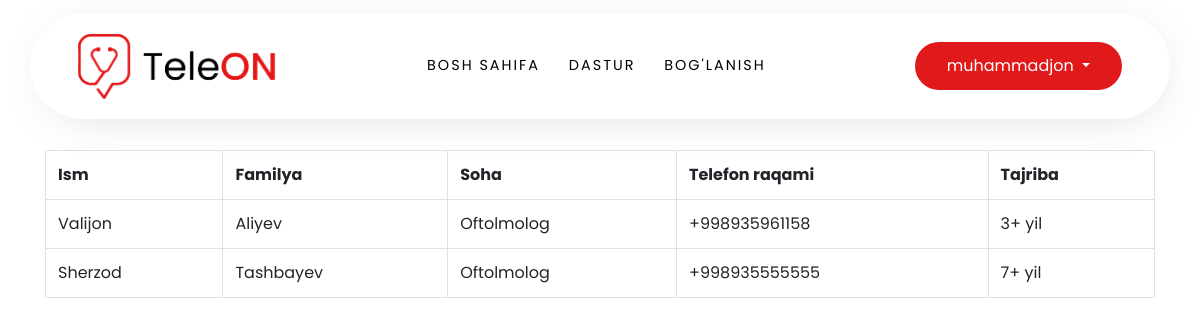
Screenshot of /doctors/ (signed in) with the database file from the repository.
### account/models.py (models this page shows, shortened)
class Doctor(models.Model):
    GENDER_CHOICES = (
        ('male', 'Male'),
        ('female', 'Female')
    )
    user = models.OneToOneField(settings.AUTH_USER_MODEL,
                                related_name='doctor',
                                on_delete=models.CASCADE)
    field = models.CharField(max_length=255)
    age = models.PositiveSmallIntegerField(default=0)
    gender = models.CharField(choices=GENDER_CHOICES, max_length=10)
    experience = models.PositiveSmallIntegerField(null=True, blank=True)
    telegram = models.CharField(max_length=50, null=True, blank=True)
    def __str__(self):
        return f'Doctor {self.user.username}'

class Profile(models.Model):
    user = models.OneToOneField(settings.AUTH_USER_MODEL,
                                related_name='profile',
                                on_delete=models.CASCADE)
    phone_number = PhoneNumberField(unique=True)
    image = models.ImageField(upload_to=get_file_path_profile_image,
                              null=True, blank=True)
    bio = models.CharField(max_length=255, null=True, blank=True)
    doctors = models.ManyToManyField("Doctor", related_name='customers', blank=True, null=True)
    weight = models.PositiveSmallIntegerField(null=True, blank=True)
    height = models.PositiveSmallIntegerField(null=True, blank=True)

### account/views.py (the view)
# urls.py: path('doctors/', views.doctors, name='doctors'),
@login_required(login_url='/login/')
def doctors(request):
    doctors = request.user.profile.doctors.all()
    print(doctors)
    return render(request, 'doctors.html', {'doctors': doctors})

### account/templates/doctors.html (shortened to what this page needs)
{% load static %}
<!DOCTYPE html>
<html lang="en">
<head>
    <link rel="stylesheet" href="https://cdn.jsdelivr.net/npm/bootstrap@4.6.1/dist/css/bootstrap.min.css">
    <link rel="stylesheet" href="{% static 'assets/styles/style.css' %}">
</head>
<body>
<header>
    <a href="/" class="site-logo" aria-label="homepage"><img src="{% static 'assets/images/logo.png' %}" alt=""></a>
    {% include 'navbar.html' %}
</header>
<section class="fav-doctors" id="">
    <div class="container">
        <table class="table table-bordered mt-10" style="margin-top: 150px!important">
            <tr>
                <th>Ism</th>
                <th>Familya</th>
                <th>Soha</th>
                <th>Telefon raqami</th>
                <th>Tajriba</th>
            </tr>
            {% for doctor in doctors %}
                <tr>
                    <td>{{ doctor.user.first_name }}</td>
                    <td>{{ doctor.user.last_name }}</td>
                    <td>{{ doctor.field }}</td>
                    <td>{{ doctor.user.profile.phone_number }}</td>
                    <td>{{ doctor.experience }}+ yil</td>
                </tr>
            {% endfor %}
        </table>
    </div>
</section>
</body>
</html>

### account/templates/navbar.html (shortened to what this page needs)
<nav class="main-nav">
    <ul class="nav__list">
        <li class="nav__list-item"><a href="/" class="nav__link">Bosh sahifa</a></li>
        <li class="nav__list-item">
            <a href="#" class="nav__link" onclick="alertApp()">Dastur</a>
        </li>
        <li class="nav__list-item">
            <a href="{% url 'account:home_page' %}#contact" class="nav__link">Bog'lanish</a>
        </li>
    </ul>
</nav>
<nav class="account">
    <ul class="nav__list">
        {% if not request.user.is_authenticated %}
            <li class="nav__list-item">
                <a class="btn-red" href="{% url 'account:user_login' %}">Tizimga kirish</a>
            </li>
        {% else %}
            <li class="nav__list-item">
                <div class="dropdown">
                    <button class="btn form__button dropdown-toggle" type="button" id="dropdownMenuButton"
                            data-toggle="dropdown" aria-haspopup="true" aria-expanded="false">
                        {{ request.user.username }}
                    </button>
                </div>
            </li>
        {% endif %}
    </ul>
</nav>

### static/assets/styles/style.css (style rules this page uses)
* { margin: 0; padding: 0; box-sizing: border-box; text-decoration: none !important; font-family: 'Lato', sans-serif; font-family: 'Poppins', sans-serif; }
body { margin: 0; background-color: white; }
.mt-10 { margin-top: 100px !important; }
.site-logo img { width: 200px; }

### static/assets/styles/navbar.css (style rules this page uses)
.site-logo { font-weight: 900; font-size: 2rem; color: var(--text); text-decoration: none; }
header { --text: black; --text-inverse: #fff; background: rgba(255, 255, 255, 0.25) !important; box-shadow: 4px 7px 52px -23px rgba(0, 0, 0, 0.25) !important; backdrop-filter: blur(34px)!important; width: 95%; border-radius: 60px; margin-right: auto; margin-left: auto; position: fixed; top: 0; left: 0; right: 0; z-index: 999; display: flex; justify-content: space-between; align-items: center; margin-top: 0.8rem; padding: 1.3em 3em; transition: background 250ms ease-in; background: var(--background); color: var(--text); }
.nav__list { list-style: none; margin: 0; padding: 0; display: flex; }
.nav__link { --spacing: 1em; text-decoration: none; color: inherit; display: inline-block; padding: calc(var(--spacing) / 2) var(--spacing); position: relative; text-transform: uppercase; letter-spacing: 2px; font-size: 0.9rem; }
.nav__link:after { content: ""; position: absolute; bottom: 0; left: var(--spacing); right: var(--spacing); height: 2px; background: currentColor; -webkit-transform: scaleX(0); transform: scaleX(0); transition: -webkit-transform 150ms ease-in-out; transition: transform 150ms ease-in-out; transition: transform 150ms ease-in-out, -webkit-transform 150ms ease-in-out; }

### static/assets/styles/login.css (style rules this page uses)
:root { --first-color: #E01A1A; --input-color: #80868b; --border-color: #dadce0; --normal-font-size: 1rem; --small-font-size: 0.75rem; }
a { color: #000; text-decoration: none; }
body { margin: 0; padding: 0; font-family: var(--body-font); font-size: var(--normal-font-size); }
.form__button { width: 100%; display: block; margin-left: auto; padding: 0.75rem 2rem; outline: none; border: none; background-color: var(--first-color); color: #fff; font-size: var(--normal-font-size); border-radius: 1.5rem; cursor: pointer; transition: 0.3s; }

### rows the page displays
Doctor: user.first_name "Valijon", user.last_name "Aliyev", field "Oftolmolog", user.profile.phone_number "+998935961158", experience "3"
Doctor: user.first_name "Sherzod", user.last_name "Tashbayev", field "Oftolmolog", user.profile.phone_number "+998935555555", experience "7"

### other values shown
{{ request.user.username }} "muhammadjon"
